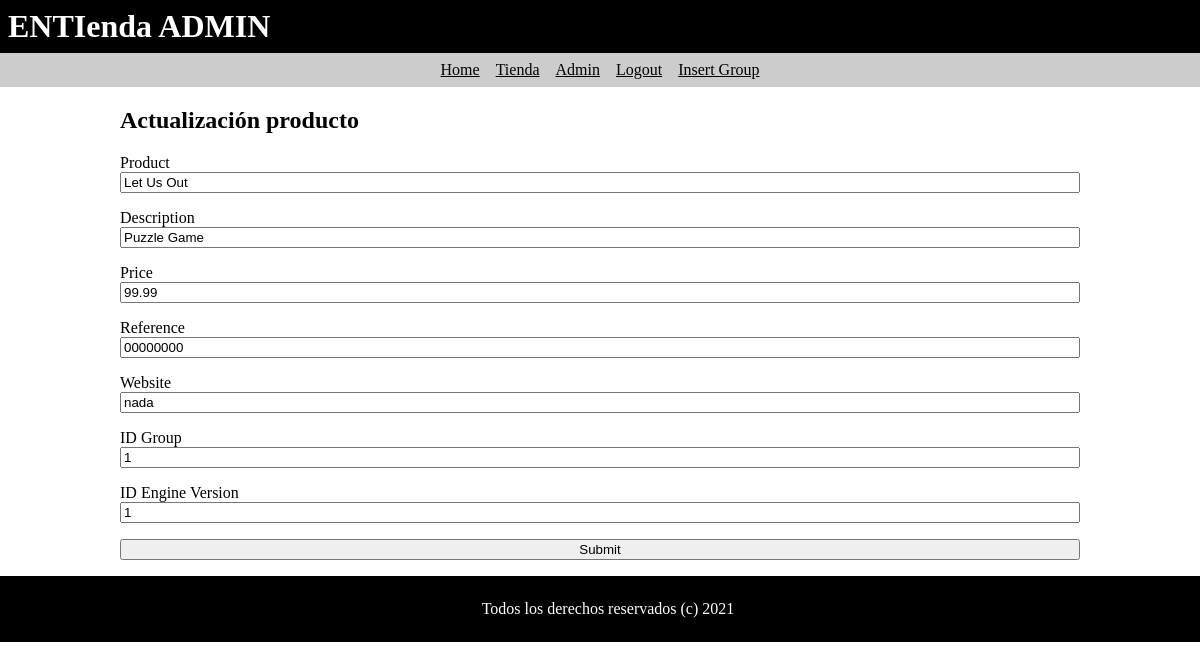
The page /admin.php?id_product=1 (signed in) on the database its author committed.
### tables this page shows
CREATE TABLE products(
	id_product INT UNSIGNED NOT NULL PRIMARY KEY AUTO_INCREMENT,
	product VARCHAR(128),
	description TEXT ,
	price DECIMAL (6,2),
	reference VARCHAR (8),
	discount INT,
	units_sold INT UNSIGNED,
	website VARCHAR(255),
	`size` INT,
	duration INT,
	release_date DATE,
	id_group INT UNSIGNED NOT NULL,
	id_engine_version INT UNSIGNED NOT NULL,
	FOREIGN KEY (id_group) REFERENCES groups (id_group),
	FOREIGN KEY (id_engine_version) REFERENCES engines_versions(id_engine_version)
);

### admin.php (the view, shortened to what this page needs)
<?php
require("template.php");
$id_product = 0;
if (isset($_GET["id_product"]))
	$id_product = intval($_GET["id_product"]);
if ($id_product == 0){
	$content = <<<EOD
<form method="post" action="product_insert_req.php" id="product-form">
<h2>Inserción de nuevo producto</h2>
<p><label for="product">Product</label><input type="text" name="product" id="product" /></p>
<p><label for="description">Description</label><input type="text" name="description" id="description" /></p>
<p><label for="price">Price</label><input type="text" name="price" id="price" /></p>
<p><label for="reference">Reference</label><input type="text" name="reference" id="reference" /></p>
<p><label for="website">Website</label><input type="text" name="website" id="website" /></p>
<p><label for="id_group">ID Group</label><input type="text" name="id_group" id="id_group" /></p>
<p><label for="id_engine_version">ID Engine Version</label><input type="text" name="id_engine_version" id="id_engine_version" /></p>
<p><input type="submit" /></p>
</form>
EOD;
}
else{
	require("config.php");
	$conn = mysqli_connect($db_server, $db_user, $db_pass, $db);
	$query = <<<EOD
SELECT * FROM products WHERE id_product={$id_product};
EOD;
	$res = $conn->query($query);
	$prod = $res->fetch_assoc();
	$content = <<<EOD
<form method="post" action="product_update_req.php" id="product-form">
<input type="hidden" name="id_product" value="{$prod["id_product"]}" />
<h2>Actualización producto</h2>
<p><label for="product">Product</label>
	<input type="text" name="product" id="product" value="{$prod["product"]}" /></p>
<p><label for="description">Description</label><input type="text" name="description" id="description"  value="{$prod["description"]}" /></p>
<p><label for="price">Price</label><input type="text" name="price" id="price"  value="{$prod["price"]}" /></p>
<p><label for="reference">Reference</label><input type="text" name="reference" id="reference"  value="{$prod["reference"]}" /></p>
<p><label for="website">Website</label><input type="text" name="website" id="website"  value="{$prod["website"]}" /></p>
<p><label for="id_group">ID Group</label><input type="text" name="id_group" id="id_group" value="{$prod["id_group"]}"  /></p>
<p><label for="id_engine_version">ID Engine Version</label><input type="text" name="id_engine_version" id="id_engine_version" value="{$prod["id_engine_version"]}"  /></p>
<p><input type="submit" /></p>
</form>
EOD;
}

### estilo.css (style rules this page uses)
body { margin:0; padding:0; }
#product-form p { display:flex; flex-direction:column; }

### rows shown on the page
products: product "Let Us Out", description "Puzzle Game", price "99.99", reference "00000000", website "nada", id_group "1", id_engine_version "1"

### other values the page prints
$title "ENTIenda ADMIN"
